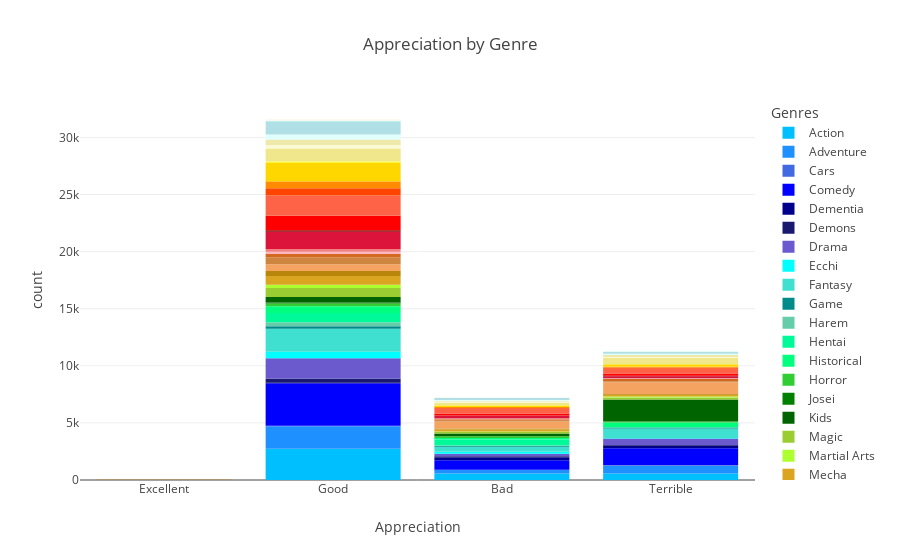

This figure's notebook cell:
### Code cell
order = ['Excellent', 'Good', 'Bad', 'Terrible']
fig1 = px.histogram(df_copy.explode('Genres'), x='Appreciation', color='Genres', category_orders={'Genres': unique_genres}, title='Appreciation by Genre', 
                    color_discrete_map={'Action': 'DeepSkyBlue', 'Adventure': 'DodgerBlue', 'Cars': 'RoyalBlue', 'Comedy': 'Blue', 
                                        'Dementia': 'DarkBlue', 'Demons': 'MidnightBlue', 'Drama': 'SlateBlue', 'Ecchi': 'Cyan', 
                                       'Fantasy': 'Turquoise', 'Game': 'DarkCyan', 'Harem': 'MediumAquamarine', 'Hentai': 'MediumSpringGreen', 
                                       'Historical': 'SpringGreen', 'Horror': 'LimeGreen', 'Josei': 'Green', 'Kids': 'DarkGreen', 
                                       'Magic': 'YellowGreen', 'Martial Arts': 'GreenYellow', 'Mecha': 'Goldenrod', 'Military': 'DarkGoldenrod', 
                                       'Music': 'SandyBrown', 'Mystery': 'Peru', 'Parody': 'Chocolate', 'Police': 'LightPink', 
                                       'Psychological': 'LightCoral', 'Romance': 'Crimson', 'Samurai': 'DarkRed', 'School': 'Red', 
                                       'Sci-Fi': 'Tomato', 'Seinen': 'OrangeRed', 'Shoujo': 'DarkOrange', 'Shoujo Ai': 'Orange', 
                                       'Shounen': 'Gold', 'Shounen Ai': 'Yellow', 'Slice of Life': 'Khaki', 'Space': 'LightGoldenrodYellow', 
                                       'Sports': 'PaleGoldenrod', 'Super Power': 'LightCyan', 'Supernatural': 'PowderBlue',
                                        'Thriller': 'PaleTurquoise', 'Unknown': 'MintCream', 'Vampire': 'Seashell', 'Yaoi': 'OldLace', 
                                       'Yuri': 'Beige'})
fig1.update_xaxes(categoryorder='array', categoryarray=order)

fig1.show()

### Figure 1 — Plotly figure (JSON) as saved in the notebook; plotly's stock layout.template omitted (floating-point values rounded to 4 significant figures; data arrays with more than 128 entries replaced by an {"elided": "..."} marker saying what was removed)
{"data": [{"alignmentgroup": "True", "bingroup": "x", "hovertemplate": "Genres=Action<br>Appreciation=%{x}<br>count=%{y}<extra></extra>", "legendgroup": "Action", "marker": {"color": "DeepSkyBlue", "pattern": {"shape": ""}}, "name": "Action", "offsetgroup": "Action", "orientation": "v", "showlegend": true, "type": "histogram", "x": {"elided": "3888 str values"}, "xaxis": "x", "yaxis": "y"}, {"alignmentgroup": "True", "bingroup": "x", "hovertemplate": "Genres=Adventure<br>Appreciation=%{x}<br>count=%{y}<extra></extra>", "legendgroup": "Adventure", "marker": {"color": "DodgerBlue", "pattern": {"shape": ""}}, "name": "Adventure", "offsetgroup": "Adventure", "orientation": "v", "showlegend": true, "type": "histogram", "x": {"elided": "2957 str values"}, "xaxis": "x", "yaxis": "y"}, {"alignmentgroup": "True", "bingroup": "x", "hovertemplate": "Genres=Cars<br>Appreciation=%{x}<br>count=%{y}<extra></extra>", "legendgroup": "Cars", "marker": {"color": "RoyalBlue", "pattern": {"shape": ""}}, "name": "Cars", "offsetgroup": "Cars", "orientation": "v", "showlegend": true, "type": "histogram", "x": {"elided": "133 str values"}, "xaxis": "x", "yaxis": "y"}, {"alignmentgroup": "True", "bingroup": "x", "hovertemplate": "Genres=Comedy<br>Appreciation=%{x}<br>count=%{y}<extra></extra>", "legendgroup": "Comedy", "marker": {"color": "Blue", "pattern": {"shape": ""}}, "name": "Comedy", "offsetgroup": "Comedy", "orientation": "v", "showlegend": true, "type": "histogram", "x": {"elided": "6029 str values"}, "xaxis": "x", "yaxis": "y"}, {"alignmentgroup": "True", "bingroup": "x", "hovertemplate": "Genres=Dementia<br>Appreciation=%{x}<br>count=%{y}<extra></extra>", "legendgroup": "Dementia", "marker": {"color": "DarkBlue", "pattern": {"shape": ""}}, "name": "Dementia", "offsetgroup": "Dementia", "orientation": "v", "showlegend": true, "type": "histogram", "x": {"elided": "512 str values"}, "xaxis": "x", "yaxis": "y"}, {"alignmentgroup": "True", "bingroup": "x", "hovertemplate": "Genres=Demons<br>Appreciation=%{x}<br>count=%{y}<extra></extra>", "legendgroup": "Demons", "marker": {"color": "MidnightBlue", "pattern": {"shape": ""}}, "name": "Demons", "offsetgroup": "Demons", "orientation": "v", "showlegend": true, "type": "histogram", "x": {"elided": "501 str values"}, "xaxis": "x", "yaxis": "y"}, {"alignmentgroup": "True", "bingroup": "x", "hovertemplate": "Genres=Drama<br>Appreciation=%{x}<br>count=%{y}<extra></extra>", "legendgroup": "Drama", "marker": {"color": "SlateBlue", "pattern": {"shape": ""}}, "name": "Drama", "offsetgroup": "Drama", "orientation": "v", "showlegend": true, "type": "histogram", "x": {"elided": "2619 str values"}, "xaxis": "x", "yaxis": "y"}, {"alignmentgroup": "True", "bingroup": "x", "hovertemplate": "Genres=Ecchi<br>Appreciation=%{x}<br>count=%{y}<extra></extra>", "legendgroup": "Ecchi", "marker": {"color": "Cyan", "pattern": {"shape": ""}}, "name": "Ecchi", "offsetgroup": "Ecchi", "orientation": "v", "showlegend": true, "type": "histogram", "x": {"elided": "767 str values"}, "xaxis": "x", "yaxis": "y"}, {"alignmentgroup": "True", "bingroup": "x", "hovertemplate": "Genres=Fantasy<br>Appreciation=%{x}<br>count=%{y}<extra></extra>", "legendgroup": "Fantasy", "marker": {"color": "Turquoise", "pattern": {"shape": ""}}, "name": "Fantasy", "offsetgroup": "Fantasy", "orientation": "v", "showlegend": true, "type": "histogram", "x": {"elided": "3285 str values"}, "xaxis": "x", "yaxis": "y"}, {"alignmentgroup": "True", "bingroup": "x", "hovertemplate": "Genres=Game<br>Appreciation=%{x}<br>count=%{y}<extra></extra>", "legendgroup": "Game", "marker": {"color": "DarkCyan", "pattern": {"shape": ""}}, "name": "Game", "offsetgroup": "Game", "orientation": "v", "showlegend": true, "type": "histogram", "x": {"elided": "386 str values"}, "xaxis": "x", "yaxis": "y"}, {"alignmentgroup": "True", "bingroup": "x", "hovertemplate": "Genres=Harem<br>Appreciation=%{x}<br>count=%{y}<extra></extra>", "legendgroup": "Harem", "marker": {"color": "MediumAquamarine", "pattern": {"shape": ""}}, "name": "Harem", "offsetgroup": "Harem", "orientation": "v", "showlegend": true, "type": "histogram", "x": {"elided": "399 str values"}, "xaxis": "x", "yaxis": "y"}, {"alignmentgroup": "True", "bingroup": "x", "hovertemplate": "Genres=Hentai<br>Appreciation=%{x}<br>count=%{y}<extra></extra>", "legendgroup": "Hentai", "marker": {"color": "MediumSpringGreen", "pattern": {"shape": ""}}, "name": "Hentai", "offsetgroup": "Hentai", "orientation": "v", "showlegend": true, "type": "histogram", "x": {"elided": "1348 str values"}, "xaxis": "x", "yaxis": "y"}, {"alignmentgroup": "True", "bingroup": "x", "hovertemplate": "Genres=Historical<br>Appreciation=%{x}<br>count=%{y}<extra></extra>", "legendgroup": "Historical", "marker": {"color": "SpringGreen", "pattern": {"shape": ""}}, "name": "Historical", "offsetgroup": "Historical", "orientation": "v", "showlegend": true, "type": "histogram", "x": {"elided": "1144 str values"}, "xaxis": "x", "yaxis": "y"}, {"alignmentgroup": "True", "bingroup": "x", "hovertemplate": "Genres=Horror<br>Appreciation=%{x}<br>count=%{y}<extra></extra>", "legendgroup": "Horror", "marker": {"color": "LimeGreen", "pattern": {"shape": ""}}, "name": "Horror", "offsetgroup": "Horror", "orientation": "v", "showlegend": true, "type": "histogram", "x": {"elided": "462 str values"}, "xaxis": "x", "yaxis": "y"}, {"alignmentgroup": "True", "bingroup": "x", "hovertemplate": "Genres=Josei<br>Appreciation=%{x}<br>count=%{y}<extra></extra>", "legendgroup": "Josei", "marker": {"color": "Green", "pattern": {"shape": ""}}, "name": "Josei", "offsetgroup": "Josei", "orientation": "v", "showlegend": true, "type": "histogram", "x": ["Good", "Good", "Good", "Good", "Good", "Good", "Good", "Good", "Good", "Good", "Good", "Good", "Good", "Good", "Good", "Good", "Good", "Good", "Good", "Good", "Good", "Good", "Good", "Good", "Good", "Good", "Good", "Good", "Good", "Good", "Good", "Bad", "Good", "Good", "Good", "Good", "Good", "Good", "Good", "Good", "Good", "Good", "Good", "Good", "Bad", "Good", "Good", "Good", "Good", "Bad", "Good", "Good", "Good", "Good", "Bad", "Bad", "Good", "Good", "Bad", "Good", "Bad", "Terrible", "Good", "Good", "Good", "Good", "Good", "Good", "Good", "Good", "Good", "Good", "Good", "Good", "Good", "Terrible", "Good", "Good", "Good", "Bad", "Good", "Bad", "Good", "Bad", "Good", "Bad", "Good", "Bad", "Bad", "Bad", "Terrible", "Terrible", "Bad", "Bad", "Good", "Terrible", "Terrible"], "xaxis": "x", "yaxis": "y"}, {"alignmentgroup": "True", "bingroup": "x", "hovertemplate": "Genres=Kids<br>Appreciation=%{x}<br>count=%{y}<extra></extra>", "legendgroup": "Kids", "marker": {"color": "DarkGreen", "pattern": {"shape": ""}}, "name": "Kids", "offsetgroup": "Kids", "orientation": "v", "showlegend": true, "type": "histogram", "x": {"elided": "2665 str values"}, "xaxis": "x", "yaxis": "y"}, {"alignmentgroup": "True", "bingroup": "x", "hovertemplate": "Genres=Magic<br>Appreciation=%{x}<br>count=%{y}<extra></extra>", "legendgroup": "Magic", "marker": {"color": "YellowGreen", "pattern": {"shape": ""}}, "name": "Magic", "offsetgroup": "Magic", "orientation": "v", "showlegend": true, "type": "histogram", "x": {"elided": "1081 str values"}, "xaxis": "x", "yaxis": "y"}, {"alignmentgroup": "True", "bingroup": "x", "hovertemplate": "Genres=Martial Arts<br>Appreciation=%{x}<br>count=%{y}<extra></extra>", "legendgroup": "Martial Arts", "marker": {"color": "GreenYellow", "pattern": {"shape": ""}}, "name": "Martial Arts", "offsetgroup": "Martial Arts", "orientation": "v", "showlegend": true, "type": "histogram", "x": {"elided": "425 str values"}, "xaxis": "x", "yaxis": "y"}, {"alignmentgroup": "True", "bingroup": "x", "hovertemplate": "Genres=Mecha<br>Appreciation=%{x}<br>count=%{y}<extra></extra>", "legendgroup": "Mecha", "marker": {"color": "Goldenrod", "pattern": {"shape": ""}}, "name": "Mecha", "offsetgroup": "Mecha", "orientation": "v", "showlegend": true, "type": "histogram", "x": {"elided": "1101 str values"}, "xaxis": "x", "yaxis": "y"}, {"alignmentgroup": "True", "bingroup": "x", "hovertemplate": "Genres=Military<br>Appreciation=%{x}<br>count=%{y}<extra></extra>", "legendgroup": "Military", "marker": {"color": "DarkGoldenrod", "pattern": {"shape": ""}}, "name": "Military", "offsetgroup": "Military", "orientation": "v", "showlegend": true, "type": "histogram", "x": {"elided": "576 str values"}, "xaxis": "x", "yaxis": "y"}, {"alignmentgroup": "True", "bingroup": "x", "hovertemplate": "Genres=Music<br>Appreciation=%{x}<br>count=%{y}<extra></extra>", "legendgroup": "Music", "marker": {"color": "SandyBrown", "pattern": {"shape": ""}}, "name": "Music", "offsetgroup": "Music", "orientation": "v", "showlegend": true, "type": "histogram", "x": {"elided": "2244 str values"}, "xaxis": "x", "yaxis": "y"}, {"alignmentgroup": "True", "bingroup": "x", "hovertemplate": "Genres=Mystery<br>Appreciation=%{x}<br>count=%{y}<extra></extra>", "legendgroup": "Mystery", "marker": {"color": "Peru", "pattern": {"shape": ""}}, "name": "Mystery", "offsetgroup": "Mystery", "orientation": "v", "showlegend": true, "type": "histogram", "x": {"elided": "727 str values"}, "xaxis": "x", "yaxis": "y"}, {"alignmentgroup": "True", "bingroup": "x", "hovertemplate": "Genres=Parody<br>Appreciation=%{x}<br>count=%{y}<extra></extra>", "legendgroup": "Parody", "marker": {"color": "Chocolate", "pattern": {"shape": ""}}, "name": "Parody", "offsetgroup": "Parody", "orientation": "v", "showlegend": true, "type": "histogram", "x": {"elided": "660 str values"}, "xaxis": "x", "yaxis": "y"}, {"alignmentgroup": "True", "bingroup": "x", "hovertemplate": "Genres=Police<br>Appreciation=%{x}<br>count=%{y}<extra></extra>", "legendgroup": "Police", "marker": {"color": "LightPink", "pattern": {"shape": ""}}, "name": "Police", "offsetgroup": "Police", "orientation": "v", "showlegend": true, "type": "histogram", "x": {"elided": "247 str values"}, "xaxis": "x", "yaxis": "y"}, {"alignmentgroup": "True", "bingroup": "x", "hovertemplate": "Genres=Psychological<br>Appreciation=%{x}<br>count=%{y}<extra></extra>", "legendgroup": "Psychological", "marker": {"color": "LightCoral", "pattern": {"shape": ""}}, "name": "Psychological", "offsetgroup": "Psychological", "orientation": "v", "showlegend": true, "type": "histogram", "x": {"elided": "345 str values"}, "xaxis": "x", "yaxis": "y"}, {"alignmentgroup": "True", "bingroup": "x", "hovertemplate": "Genres=Romance<br>Appreciation=%{x}<br>count=%{y}<extra></extra>", "legendgroup": "Romance", "marker": {"color": "Crimson", "pattern": {"shape": ""}}, "name": "Romance", "offsetgroup": "Romance", "orientation": "v", "showlegend": true, "type": "histogram", "x": {"elided": "1899 str values"}, "xaxis": "x", "yaxis": "y"}, {"alignmentgroup": "True", "bingroup": "x", "hovertemplate": "Genres=Samurai<br>Appreciation=%{x}<br>count=%{y}<extra></extra>", "legendgroup": "Samurai", "marker": {"color": "DarkRed", "pattern": {"shape": ""}}, "name": "Samurai", "offsetgroup": "Samurai", "orientation": "v", "showlegend": true, "type": "histogram", "x": {"elided": "202 str values"}, "xaxis": "x", "yaxis": "y"}, {"alignmentgroup": "True", "bingroup": "x", "hovertemplate": "Genres=School<br>Appreciation=%{x}<br>count=%{y}<extra></extra>", "legendgroup": "School", "marker": {"color": "Red", "pattern": {"shape": ""}}, "name": "School", "offsetgroup": "School", "orientation": "v", "showlegend": true, "type": "histogram", "x": {"elided": "1642 str values"}, "xaxis": "x", "yaxis": "y"}, {"alignmentgroup": "True", "bingroup": "x", "hovertemplate": "Genres=Sci-Fi<br>Appreciation=%{x}<br>count=%{y}<extra></extra>", "legendgroup": "Sci-Fi", "marker": {"color": "Tomato", "pattern": {"shape": ""}}, "name": "Sci-Fi", "offsetgroup": "Sci-Fi", "orientation": "v", "showlegend": true, "type": "histogram", "x": {"elided": "2583 str values"}, "xaxis": "x", "yaxis": "y"}, {"alignmentgroup": "True", "bingroup": "x", "hovertemplate": "Genres=Seinen<br>Appreciation=%{x}<br>count=%{y}<extra></extra>", "legendgroup": "Seinen", "marker": {"color": "OrangeRed", "pattern": {"shape": ""}}, "name": "Seinen", "offsetgroup": "Seinen", "orientation": "v", "showlegend": true, "type": "histogram", "x": {"elided": "830 str values"}, "xaxis": "x", "yaxis": "y"}, {"alignmentgroup": "True", "bingroup": "x", "hovertemplate": "Genres=Shoujo<br>Appreciation=%{x}<br>count=%{y}<extra></extra>", "legendgroup": "Shoujo", "marker": {"color": "DarkOrange", "pattern": {"shape": ""}}, "name": "Shoujo", "offsetgroup": "Shoujo", "orientation": "v", "showlegend": true, "type": "histogram", "x": {"elided": "688 str values"}, "xaxis": "x", "yaxis": "y"}, {"alignmentgroup": "True", "bingroup": "x", "hovertemplate": "Genres=Shoujo Ai<br>Appreciation=%{x}<br>count=%{y}<extra></extra>", "legendgroup": "Shoujo Ai", "marker": {"color": "Orange", "pattern": {"shape": ""}}, "name": "Shoujo Ai", "offsetgroup": "Shoujo Ai", "orientation": "v", "showlegend": true, "type": "histogram", "x": ["Good", "Good", "Good", "Good", "Good", "Good", "Good", "Good", "Good", "Good", "Good", "Good", "Bad", "Good", "Good", "Bad", "Bad", "Good", "Good", "Good", "Good", "Good", "Good", "Good", "Good", "Good", "Good", "Good", "Good", "Good", "Good", "Good", "Bad", "Bad", "Good", "Good", "Good", "Good", "Good", "Good", "Good", "Good", "Good", "Good", "Good", "Good", "Good", "Good", "Good", "Good", "Good", "Good", "Good", "Good", "Bad", "Good", "Good", "Good", "Good", "Bad", "Good", "Good", "Good", "Bad", "Good", "Good", "Good", "Good", "Good", "Good", "Good", "Good", "Good", "Good", "Good", "Bad", "Good", "Terrible", "Terrible"], "xaxis": "x", "yaxis": "y"}, {"alignmentgroup": "True", "bingroup": "x", "hovertemplate": "Genres=Shounen<br>Appreciation=%{x}<br>count=%{y}<extra></extra>", "legendgroup": "Shounen", "marker": {"color": "Gold", "pattern": {"shape": ""}}, "name": "Shounen", "offsetgroup": "Shounen", "orientation": "v", "showlegend": true, "type": "histogram", "x": {"elided": "2003 str values"}, "xaxis": "x", "yaxis": "y"}, {"alignmentgroup": "True", "bingroup": "x", "hovertemplate": "Genres=Shounen Ai<br>Appreciation=%{x}<br>count=%{y}<extra></extra>", "legendgroup": "Shounen Ai", "marker": {"color": "Yellow", "pattern": {"shape": ""}}, "name": "Shounen Ai", "offsetgroup": "Shounen Ai", "orientation": "v", "showlegend": true, "type": "histogram", "x": ["Good", "Good", "Good", "Good", "Good", "Good", "Bad", "Bad", "Bad", "Good", "Good", "Good", "Good", "Bad", "Good", "Good", "Good", "Good", "Bad", "Good", "Good", "Bad", "Bad", "Bad", "Bad", "Good", "Good", "Good", "Good", "Good", "Good", "Good", "Good", "Good", "Bad", "Good", "Good", "Good", "Good", "Good", "Good", "Good", "Good", "Good", "Good", "Good", "Good", "Good", "Good", "Good", "Good", "Good", "Good", "Terrible", "Good", "Good", "Good", "Good", "Good", "Good", "Good", "Good", "Good", "Good", "Terrible", "Good", "Good", "Bad", "Good", "Good", "Good", "Terrible", "Good", "Bad", "Good", "Bad", "Good", "Good", "Terrible", "Good", "Good", "Good", "Bad", "Good", "Good", "Good", "Good", "Good", "Good", "Terrible", "Good", "Bad", "Good", "Terrible", "Bad", "Good", "Good", "Terrible", "Terrible", "Terrible"], "xaxis": "x", "yaxis": "y"}, {"alignmentgroup": "True", "bingroup": "x", "hovertemplate": "Genres=Slice of Life<br>Appreciation=%{x}<br>count=%{y}<extra></extra>", "legendgroup": "Slice of Life", "marker": {"color": "Khaki", "pattern": {"shape": ""}}, "name": "Slice of Life", "offsetgroup": "Slice of Life", "orientation": "v", "showlegend": true, "type": "histogram", "x": {"elided": "1914 str values"}, "xaxis": "x", "yaxis": "y"}, {"alignmentgroup": "True", "bingroup": "x", "hovertemplate": "Genres=Space<br>Appreciation=%{x}<br>count=%{y}<extra></extra>", "legendgroup": "Space", "marker": {"color": "LightGoldenrodYellow", "pattern": {"shape": ""}}, "name": "Space", "offsetgroup": "Space", "orientation": "v", "showlegend": true, "type": "histogram", "x": {"elided": "495 str values"}, "xaxis": "x", "yaxis": "y"}, {"alignmentgroup": "True", "bingroup": "x", "hovertemplate": "Genres=Sports<br>Appreciation=%{x}<br>count=%{y}<extra></extra>", "legendgroup": "Sports", "marker": {"color": "PaleGoldenrod", "pattern": {"shape": ""}}, "name": "Sports", "offsetgroup": "Sports", "orientation": "v", "showlegend": true, "type": "histogram", "x": {"elided": "713 str values"}, "xaxis": "x", "yaxis": "y"}, {"alignmentgroup": "True", "bingroup": "x", "hovertemplate": "Genres=Super Power<br>Appreciation=%{x}<br>count=%{y}<extra></extra>", "legendgroup": "Super Power", "marker": {"color": "LightCyan", "pattern": {"shape": ""}}, "name": "Super Power", "offsetgroup": "Super Power", "orientation": "v", "showlegend": true, "type": "histogram", "x": {"elided": "632 str values"}, "xaxis": "x", "yaxis": "y"}, {"alignmentgroup": "True", "bingroup": "x", "hovertemplate": "Genres=Supernatural<br>Appreciation=%{x}<br>count=%{y}<extra></extra>", "legendgroup": "Supernatural", "marker": {"color": "PowderBlue", "pattern": {"shape": ""}}, "name": "Supernatural", "offsetgroup": "Supernatural", "orientation": "v", "showlegend": true, "type": "histogram", "x": {"elided": "1479 str values"}, "xaxis": "x", "yaxis": "y"}, {"alignmentgroup": "True", "bingroup": "x", "hovertemplate": "Genres=Thriller<br>Appreciation=%{x}<br>count=%{y}<extra></extra>", "legendgroup": "Thriller", "marker": {"color": "PaleTurquoise", "pattern": {"shape": ""}}, "name": "Thriller", "offsetgroup": "Thriller", "orientation": "v", "showlegend": true, "type": "histogram", "x": {"elided": "131 str values"}, "xaxis": "x", "yaxis": "y"}, {"alignmentgroup": "True", "bingroup": "x", "hovertemplate": "Genres=Unknown<br>Appreciation=%{x}<br>count=%{y}<extra></extra>", "legendgroup": "Unknown", "marker": {"color": "MintCream", "pattern": {"shape": ""}}, "name": "Unknown", "offsetgroup": "Unknown", "orientation": "v", "showlegend": true, "type": "histogram", "x": ["Terrible", "Terrible", "Bad", "Terrible", "Bad", "Terrible", "Terrible", "Bad", "Terrible", "Bad", "Terrible", "Bad", "Terrible", "Terrible", "Bad", "Terrible", "Terrible", "Terrible", "Terrible", "Bad", "Bad", "Bad", "Bad", "Bad", "Terrible", "Bad", "Bad", "Terrible", "Terrible", "Terrible", "Terrible", "Bad", "Bad", "Terrible", "Terrible", "Terrible", "Terrible", "Terrible", "Terrible", "Terrible", "Terrible", "Terrible", "Terrible", "Terrible", "Terrible", "Terrible", "Terrible", "Terrible", "Terrible", "Terrible", "Terrible", "Terrible", "Terrible", "Terrible", "Terrible", "Terrible", "Terrible", "Terrible", "Terrible", "Terrible", "Terrible", "Terrible", "Terrible"], "xaxis": "x", "yaxis": "y"}, {"alignmentgroup": "True", "bingroup": "x", "hovertemplate": "Genres=Vampire<br>Appreciation=%{x}<br>count=%{y}<extra></extra>", "legendgroup": "Vampire", "marker": {"color": "Seashell", "pattern": {"shape": ""}}, "name": "Vampire", "offsetgroup": "Vampire", "orientation": "v", "showlegend": true, "type": "histogram", "x": {"elided": "136 str values"}, "xaxis": "x", "yaxis": "y"}, {"alignmentgroup": "True", "bingroup": "x", "hovertemplate": "Genres=Yaoi<br>Appreciation=%{x}<br>count=%{y}<extra></extra>", "legendgroup": "Yaoi", "marker": {"color": "OldLace", "pattern": {"shape": ""}}, "name": "Yaoi", "offsetgroup": "Yaoi", "orientation": "v", "showlegend": true, "type": "histogram", "x": ["Good", "Bad", "Good", "Good", "Bad", "Good", "Good", "Good", "Bad", "Bad", "Good", "Good", "Bad", "Good", "Bad", "Good", "Good", "Good", "Good", "Bad", "Bad", "Good", "Good", "Good", "Good", "Bad", "Bad", "Good", "Good", "Bad", "Good", "Good", "Good", "Bad", "Good", "Bad", "Terrible", "Good", "Good", "Bad", "Terrible", "Terrible"], "xaxis": "x", "yaxis": "y"}, {"alignmentgroup": "True", "bingroup": "x", "hovertemplate": "Genres=Yuri<br>Appreciation=%{x}<br>count=%{y}<extra></extra>", "legendgroup": "Yuri", "marker": {"color": "Beige", "pattern": {"shape": ""}}, "name": "Yuri", "offsetgroup": "Yuri", "orientation": "v", "showlegend": true, "type": "histogram", "x": ["Good", "Good", "Bad", "Good", "Good", "Bad", "Bad", "Bad", "Bad", "Bad", "Bad", "Good", "Bad", "Good", "Good", "Bad", "Bad", "Bad", "Bad", "Bad", "Good", "Bad", "Good", "Good", "Bad", "Good", "Bad", "Good", "Bad", "Good", "Good", "Good"], "xaxis": "x", "yaxis": "y"}], "layout": {"barmode": "relative", "legend": {"title": {"text": "Genres"}, "tracegroupgap": 0}, "title": {"text": "Appreciation by Genre"}, "xaxis": {"anchor": "y", "categoryarray": ["Excellent", "Good", "Bad", "Terrible"], "categoryorder": "array", "domain": [0, 1], "title": {"text": "Appreciation"}}, "yaxis": {"anchor": "x", "domain": [0, 1], "title": {"text": "count"}}}}
